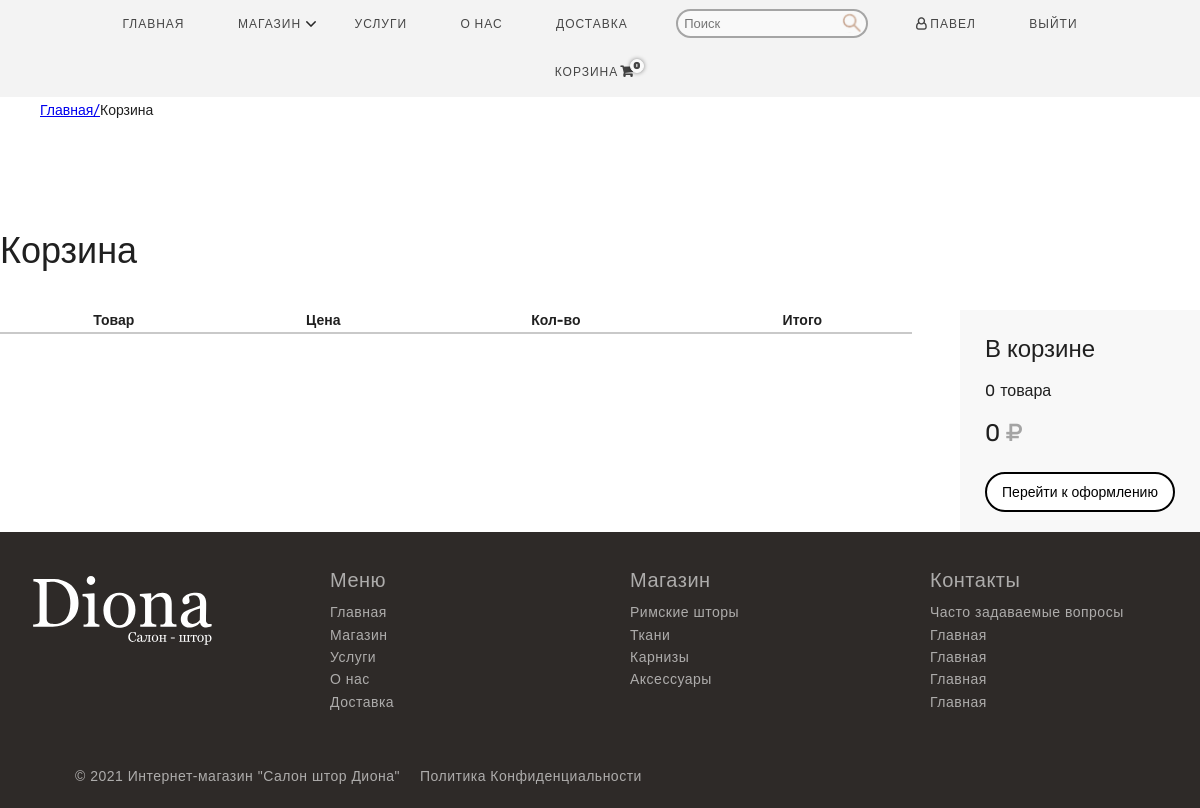
Before: /shopcart/ (signed in) with the older database file.
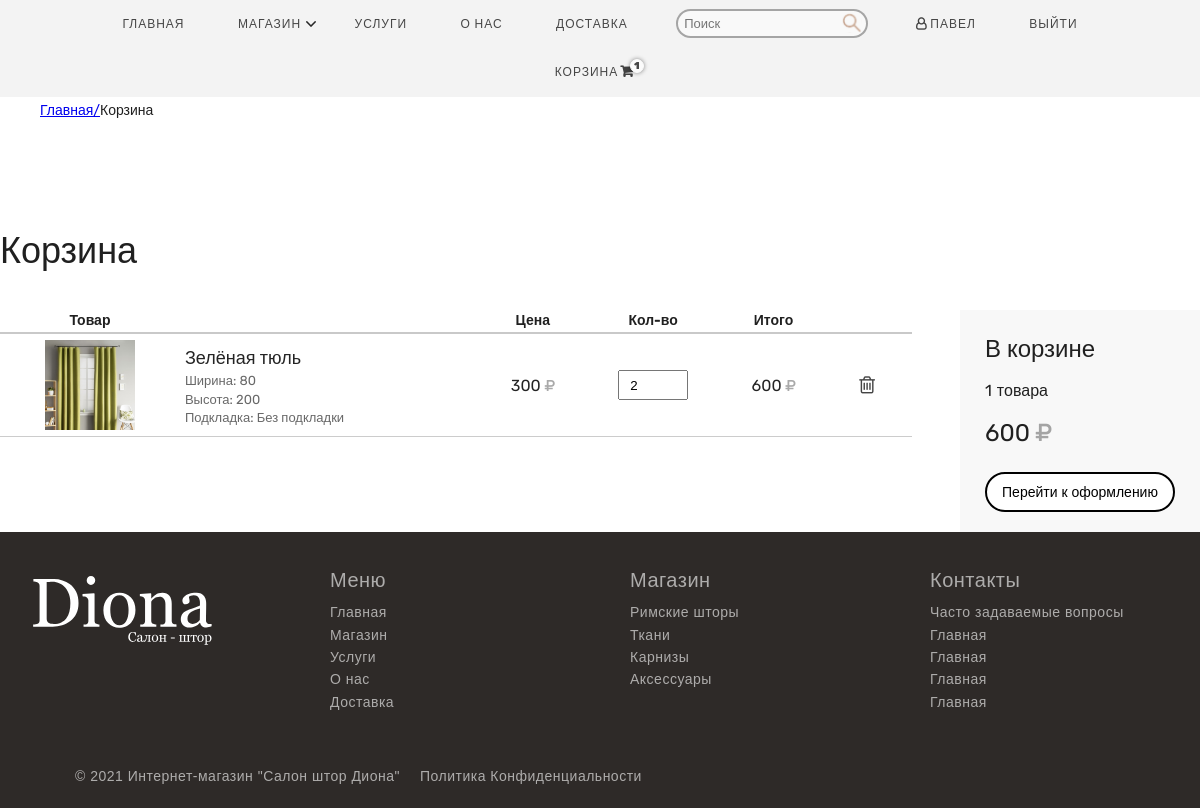
After: the same page with the newer database file.
### order/models.py (models this page shows, shortened)
class ShopCart(models.Model):
    user = models.ForeignKey(User, on_delete=models.SET_NULL, null=True)
    product = models.ForeignKey(Product, on_delete=models.SET_NULL, null=True)
    quantity = models.IntegerField()
    @property
    def amount(self):
        return (self.quantity * self.product.price)

### product/models.py (models this page shows, shortened)
class Product(models.Model):
    STATUS = (
        ('True', 'Виден'),
        ('False', 'Не виден'),
    )
    VARIANTS = (
        ('none', 'Нет'),
        ('white', 'Белый'),
        ('black', 'Чёрный'),
        ('green', 'Зелённый'),
    )
    COUNTRY = (
        ('none', 'Нет'),
        ('turkey', 'Турция'),
        ('russia', 'Россия'),
        ('china', 'Китай'),
    )
    category = models.ForeignKey(Category, on_delete=models.CASCADE, verbose_name='Категория')  # отношение "многие к одному" с категорией
    title = models.CharField(max_length=150, verbose_name='Название')
    keywords = models.CharField(max_length=255, verbose_name='Ключевое слово')
    description = models.CharField(max_length=255, verbose_name='Описание')
    image = models.ImageField(upload_to='images/', null=False, verbose_name='Изображение')
    price = models.DecimalField(max_digits=12, decimal_places=0, default=0, verbose_name='Цена')  # Цена
    amount = models.IntegerField(default=0, verbose_name='Кол-во')  # Кол-во
    variant = models.CharField(max_length=10, choices=VARIANTS, default='None', verbose_name='Цвет') #
    country = models.CharField(max_length=10, choices=COUNTRY, default='None', verbose_name='Страна')  #
    detail = RichTextUploadingField(verbose_name='Детали')  # Детали (CKeditor)
    slug = models.SlugField(null=False, unique=True, verbose_name='Метка')
    status = models.CharField(max_length=10, choices=STATUS, verbose_name='Статус')
    create_at = models.DateTimeField(auto_now_add=True)
    update_at = models.DateTimeField(auto_now=True)
    def __str__(self):
        return self.title

### order/views.py (the view)
# urls.py: path('shopcart/', OrderViews.shopcart, name='shopcart'),
def shopcart(request):
    category = Category.objects.all()
    current_user = request.user  # Access User Session information
    shopcart = ShopCart.objects.filter(user_id=current_user.id)
    total = 0
    count = shopcart.count()
    for rs in shopcart:
        total += rs.product.price * rs.quantity
    context = {
        'shopcart': shopcart,
        'category': category,
        'total': total,
        'count': count,
    }
    return render(request, 'shopcart_products.html', context)

### order/templates/shopcart_products.html (shortened to what the changed rows need)
{% extends 'homebase.html' %}
{% load static %}
{% block header %} {% include 'header.html' %} {% endblock header %}
{% block body %}
    <div class="shopcart-wrapper">
        <div class="shopcart">
            <div class="shopcart_table">
                <div class="shopcart_product">
                    <table class="shopcart_product_table">
                        <thead>
                        <tr>
                            <th class="h-product">
                                Товар
                            </th>
                            <th class="h-title">
                            </th>
                            <th class="h-price">
                                Цена
                            </th>
                            <th class="h-count">
                                Кол-во
                            </th>
                            <th class="h-total">
                                Итого
                            </th>
                            <th class="h-delete">
                            </th>
                        </tr>
                        </thead>
                        <tbody>
                        {% for rs in shopcart %}
                            <tr>
                                <td class="b-img_product">
                                    <img src="{{ rs.product.image.url }}" alt="">
                                </td>
                                <td class="b-title">
                                    <a href="/product/{{ rs.product.id }}/{{ rs.product.slug }}">{{ rs.product}}</a>
                                    <ul>
                                        <li><span>Ширина: 80</span></li>
                                        <li><span>Высота: 200</span></li>
                                        <li><span>Подкладка: Без подкладки</span></li>
                                    </ul>
                                </td>
                                <td class="b-price">
                                    <span id="price">{{ rs.product.price }} <i class="fa fa-rub" aria-hidden="true"></i></span>
                                </td>
                                <td class="b-count">
                                    <input class="input" type="number" value="{{ rs.quantity }}">
                                </td>
                                <td class="b-total">
                                    <span id="price">{{ rs.amount }} <i class="fa fa-rub" aria-hidden="true"></i></span>
                                </td>
                                <td class="b-delete">
                                    <a href="/order/deletefromcart/{{ rs.id }}" onclick="return confirm('Удалить! Вы уверены?')">
                                        <button class=""><i title="Удалить из корзины" class="fa fa-trash-o"
                                                        aria-hidden="true"></i></button>
                                    </a>
                                </td>
                            </tr>
                        {% endfor %}
                        </tbody>
                    </table>
                </div>
                <aside class="block_final_price">
                    <div class="block_final_price_count">
                        <p>{{ count }}</p>
                        <p id="title_count">товара</p>
                    </div>
                    <div class="block_final_price_final">
                        <span id="price">{{ total }} <i class="fa fa-rub" aria-hidden="true"></i></span>
                    </div>
                </aside>
            </div>
        </div>
    </div>
{% endblock body %}

### home/templates/header.html (shortened to what this page needs)
{% load static %}
<header class="header" id="myHeader">
    <nav class="top-menu">
        <ul class="menu-main">
            <li><a href="/home">Главная</a></li>
            <li id="listDropdown" class="dropdown" onclick="myFunctionDrop()">
                <a type="btn" class="dropbtn">Магазин<img src="{% static '' %}images/down-arrow.svg" alt=""></a>
            </li>
            <li><a href="/services">Услуги</a></li>
            <li><a href="/about">О нас</a></li>
            <li><a href="/delivery">Доставка</a></li>
            <li id="nav_search" class="search-container">
                <form class="form-search" action="/search/" method="post">
                    <input type="text" id="search" name="search" required placeholder="Поиск">
                    <input type="image" src="{% static '' %}images/search.svg"/>
                </form>
            </li>
            {% if user.id is not None %}
                <li><a href="/user"><i class="fa fa-user-o" aria-hidden="true"></i>{{ user.first_name }}</a></li>
                <li><a href="/logout">Выйти</a></li>
            {% else %}
                <li><a href="/login"><i class="fa fa-user-o" aria-hidden="true"></i>Войти</a></li>
                <li><a href="/signup"><i class="fa fa-user-o" aria-hidden="true"></i>Регистрация</a></li>
            {% endif %}
            <li>
                <a href="/shopcart/">
                    <div class="menu-href">
                        <div>Корзина<i class="fa fa-shopping-cart" aria-hidden="true"></i></div>
                        <div id="numb">{{ shopcart.count }}</div>
                    </div>
                </a>
            </li>
        </ul>
    </nav>
</header>

Changed rows visible on the page:
added ShopCart: product.image (picture), product "Зелёная тюль", product.price "300", quantity "2", amount "600"
Other visible differences:
{{ shopcart.count }}: "0" → "1"
{{ count }}: "0" → "1"
{{ total }}: "0" → "600"
